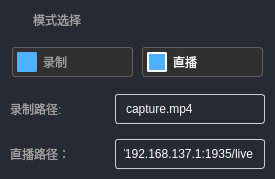
       <widget class="QWidget" name="widget" native="true">
        <property name="mouseTracking">
         <bool>true</bool>
        </property>
        <property name="styleSheet">
         <string notr="true">QWidget{
	background-color:#272A33;
	border:0px;
	border-radius:5px;
	
}</string>
        </property>
        <layout class="QVBoxLayout" name="verticalLayout_2" stretch="1,2,2,2">
         <property name="spacing">
          <number>5</number>
         </property>
         <property name="leftMargin">
          <number>5</number>
         </property>
         <property name="topMargin">
          <number>5</number>
         </property>
         <property name="rightMargin">
          <number>5</number>
         </property>
         <property name="bottomMargin">
          <number>5</number>
         </property>
         <item>
          <layout class="QHBoxLayout" name="horizontalLayout_7" stretch="0,0">
           <property name="spacing">
            <number>5</number>
           </property>
           <property name="leftMargin">
            <number>5</number>
           </property>
           <property name="topMargin">
            <number>5</number>
           </property>
           <property name="rightMargin">
            <number>5</number>
           </property>
           <property name="bottomMargin">
            <number>5</number>
           </property>
           <item>
            <widget class="QLabel" name="modeLogoLabel">
             <property name="sizePolicy">
              <sizepolicy hsizetype="Fixed" vsizetype="Fixed">
               <horstretch>0</horstretch>
               <verstretch>0</verstretch>
              </sizepolicy>
             </property>
             <property name="minimumSize">
              <size>
               <width>18</width>
               <height>18</height>
              </size>
             </property>
             <property name="maximumSize">
              <size>
               <width>18</width>
               <height>18</height>
              </size>
             </property>
             <property name="styleSheet">
              <string notr="true">QLabel{
	background-image:url(:/image/mode.svg);
	background-repeat:no-repeat;
	background-position:center;
	background-color:transparent;
	border:none;
}</string>
             </property>
             <property name="text">
              <string/>
             </property>
            </widget>
           </item>
           <item>
            <widget class="QLabel" name="modeLabel">
             <property name="sizePolicy">
              <sizepolicy hsizetype="Preferred" vsizetype="Fixed">
               <horstretch>0</horstretch>
               <verstretch>0</verstretch>
              </sizepolicy>
             </property>
             <property name="minimumSize">
              <size>
               <width>0</width>
               <height>20</height>
              </size>
             </property>
             <property name="maximumSize">
              <size>
               <width>16777215</width>
               <height>20</height>
              </size>
             </property>
             <property name="styleSheet">
              <string notr="true">QLabel {
    border: none;
    font: bold 18px &quot;Microsoft YaHei UI&quot;;
	color:#A0A0A0;
    background-color: transparent;
}    </string>
             </property>
             <property name="text">
              <string>模式选择</string>
             </property>
            </widget>
           </item>
          </layout>
         </item>
         <item>
          <layout class="QHBoxLayout" name="horizontalLayout_4">
           <property name="spacing">
            <number>5</number>
           </property>
           <property name="leftMargin">
            <number>5</number>
           </property>
           <property name="topMargin">
            <number>5</number>
           </property>
           <property name="rightMargin">
            <number>5</number>
           </property>
           <property name="bottomMargin">
            <number>5</number>
           </property>
           <item>
            <widget class="QRadioButton" name="captureRadioButton">
             <property name="styleSheet">
              <string notr="true">/* QCheckBox 基础样式 */
QRadioButton {
    border: 1px solid;
    font: bold 15px &quot;Microsoft YaHei UI&quot;;
	border-radius:3px;
    color: #A0A0A0;
    background-color: transparent;
    padding: 4px;
    margin: 2px;
}

/* 复选框指示器（未选中状态） */
QRadioButton::indicator {
    width: 16px;
    height: 16px;
    border: 2px solid #50AFFF;       /* 未选中时边框为蓝色 */
    background-color: #50AFFF;       /* 未选中时背景为蓝色 */
    border-radius: 2px;              /* 轻微圆角 */
}

/* 选中状态 */
QRadioButton::indicator:checked {
    border: 2px solid #FFFFFF;       /* 选中时边框为白色 */
    background-color: #50AFFF;       /* 选中时背景为蓝色 */
}

/* 悬停状态（未选中时） */
QRadioButton::indicator:hover {
    border: 2px solid #FFFFFF;       /* 选中时边框为白色 */
    background-color: #50AFFF;       /* 选中时背景为蓝色 */
}



/* 禁用状态 */
QRadioButton:disabled {
    color: #606060;
}

QRadioButton:disabled::indicator {
    border-color: #444;              /* 禁用时边框为深灰 */
    background-color: #202020;       /* 禁用时背景为深灰 */
}

QRadioButton:disabled::indicator:checked {
    border-color: #606060;           /* 禁用选中时边框为中灰 */
    background-color: #303030;
}

/* 文字悬停状态 */
QRadioButton:hover {
    color: #B0B0B0;
}

QRadioButton:checked {
    color: #FFFFFF;                  /* 选中时文字为白色 */
}</string>
             </property>
             <property name="text">
              <string>录制</string>
             </property>
             <property name="checked">
              <bool>false</bool>
             </property>
            </widget>
           </item>
           <item>
            <widget class="QRadioButton" name="liveRadioButton">
             <property name="styleSheet">
              <string notr="true">/* QCheckBox 基础样式 */
QRadioButton {
    border: 1px solid;
    font: bold 15px &quot;Microsoft YaHei UI&quot;;
	border-radius:3px;
    color: #A0A0A0;
    background-color: transparent;
    padding: 4px;
    margin: 2px;
}

/* 复选框指示器（未选中状态） */
QRadioButton::indicator {
    width: 16px;
    height: 16px;
    border: 2px solid #50AFFF;       /* 未选中时边框为蓝色 */
    background-color: #50AFFF;       /* 未选中时背景为蓝色 */
    border-radius: 2px;              /* 轻微圆角 */
}

/* 选中状态 */
QRadioButton::indicator:checked {
    border: 2px solid #FFFFFF;       /* 选中时边框为白色 */
    background-color: #50AFFF;       /* 选中时背景为蓝色 */
}

/* 悬停状态（未选中时） */
QRadioButton::indicator:hover {
    border: 2px solid #FFFFFF;       /* 选中时边框为白色 */
    background-color: #50AFFF;       /* 选中时背景为蓝色 */
}



/* 禁用状态 */
QRadioButton:disabled {
    color: #606060;
}

QRadioButton:disabled::indicator {
    border-color: #444;              /* 禁用时边框为深灰 */
    background-color: #202020;       /* 禁用时背景为深灰 */
}

QRadioButton:disabled::indicator:checked {
    border-color: #606060;           /* 禁用选中时边框为中灰 */
    background-color: #303030;
}

/* 文字悬停状态 */
QRadioButton:hover {
    color: #B0B0B0;
}

QRadioButton:checked {
    color: #FFFFFF;                  /* 选中时文字为白色 */
}</string>
             </property>
             <property name="text">
              <string>直播</string>
             </property>
             <property name="checked">
              <bool>true</bool>
             </property>
            </widget>
           </item>
          </layout>
         </item>
         <item>
          <layout class="QHBoxLayout" name="horizontalLayout_5">
           <property name="spacing">
            <number>5</number>
           </property>
           <property name="leftMargin">
            <number>5</number>
           </property>
           <property name="topMargin">
            <number>5</number>
           </property>
           <property name="rightMargin">
            <number>5</number>
           </property>
           <property name="bottomMargin">
            <number>5</number>
           </property>
           <item>
            <widget class="QLabel" name="captureLabel">
             <property name="sizePolicy">
              <sizepolicy hsizetype="Maximum" vsizetype="Preferred">
               <horstretch>0</horstretch>
               <verstretch>0</verstretch>
              </sizepolicy>
             </property>
             <property name="minimumSize">
              <size>
               <width>100</width>
               <height>0</height>
              </size>
             </property>
             <property name="maximumSize">
              <size>
               <width>100</width>
               <height>16777215</height>
              </size>
             </property>
             <property name="styleSheet">
              <string notr="true">QLabel {
    border: none;
    font: bold 15px &quot;Microsoft YaHei UI&quot;;
	color:#A0A0A0;
    background-color: transparent;
}    </string>
             </property>
             <property name="text">
              <string>录制路径:</string>
             </property>
            </widget>
           </item>
           <item>
            <widget class="QLineEdit" name="captureLineEdit">
             <property name="sizePolicy">
              <sizepolicy hsizetype="Minimum" vsizetype="Fixed">
               <horstretch>0</horstretch>
               <verstretch>0</verstretch>
              </sizepolicy>
             </property>
             <property name="minimumSize">
              <size>
               <width>150</width>
               <height>30</height>
              </size>
             </property>
             <property name="maximumSize">
              <size>
               <width>500</width>
               <height>16777215</height>
              </size>
             </property>
             <property name="styleSheet">
              <string notr="true">/* 基础样式 */
QLineEdit {
    border: 1px solid #ccc;
    border-radius: 3px;
    padding: 5px 8px;
    font: bold 15px &quot;Microsoft YaHei&quot;; /* 加粗字体 */
    color: white;
}

/* 获得焦点时的样式 */
QLineEdit:focus {
    border-color: #4a86e8;
}

/* 禁用状态 */
QLineEdit:disabled {
    background: #f5f5f5;
    color: #888;
}</string>
             </property>
             <property name="text">
              <string>capture.mp4</string>
             </property>
            </widget>
           </item>
          </layout>
         </item>
         <item>
          <layout class="QHBoxLayout" name="horizontalLayout_6" stretch="0,0">
           <property name="leftMargin">
            <number>5</number>
           </property>
           <property name="topMargin">
            <number>5</number>
           </property>
           <property name="rightMargin">
            <number>5</number>
           </property>
           <property name="bottomMargin">
            <number>5</number>
           </property>
           <item>
            <widget class="QLabel" name="liveLabel">
             <property name="sizePolicy">
              <sizepolicy hsizetype="Maximum" vsizetype="Preferred">
               <horstretch>0</horstretch>
               <verstretch>0</verstretch>
              </sizepolicy>
             </property>
             <property name="minimumSize">
              <size>
               <width>100</width>
               <height>0</height>
              </size>
             </property>
             <property name="maximumSize">
              <size>
               <width>100</width>
               <height>16777215</height>
              </size>
             </property>
             <property name="styleSheet">
              <string notr="true">QLabel {
    border: none;
    font: bold 15px &quot;Microsoft YaHei UI&quot;;
	color:#A0A0A0;
    background-color: transparent;
}    </string>
             </property>
             <property name="text">
              <string>直播路径：</string>
             </property>
            </widget>
           </item>
           <item>
            <widget class="QLineEdit" name="liveLineEdit">
             <property name="sizePolicy">
              <sizepolicy hsizetype="Minimum" vsizetype="Fixed">
               <horstretch>0</horstretch>
               <verstretch>0</verstretch>
              </sizepolicy>
             </property>
             <property name="minimumSize">
              <size>
               <width>150</width>
               <height>30</height>
              </size>
             </property>
             <property name="maximumSize">
              <size>
               <width>500</width>
               <height>16777215</height>
              </size>
             </property>
             <property name="styleSheet">
              <string notr="true">/* 基础样式 */
QLineEdit {
    border: 1px solid #ccc;
    border-radius: 3px;
    padding: 5px 8px;
    font: bold 15px &quot;Microsoft YaHei&quot;; /* 加粗字体 */
    color: white;
}

/* 获得焦点时的样式 */
QLineEdit:focus {
    border-color: #4a86e8;
}

/* 禁用状态 */
QLineEdit:disabled {
    background: #f5f5f5;
    color: #888;
}</string>
             </property>
             <property name="text">
              <string>rtmp://192.168.137.1:1935/live</string>
             </property>
            </widget>
           </item>
          </layout>
         </item>
        </layout>
       </widget>
